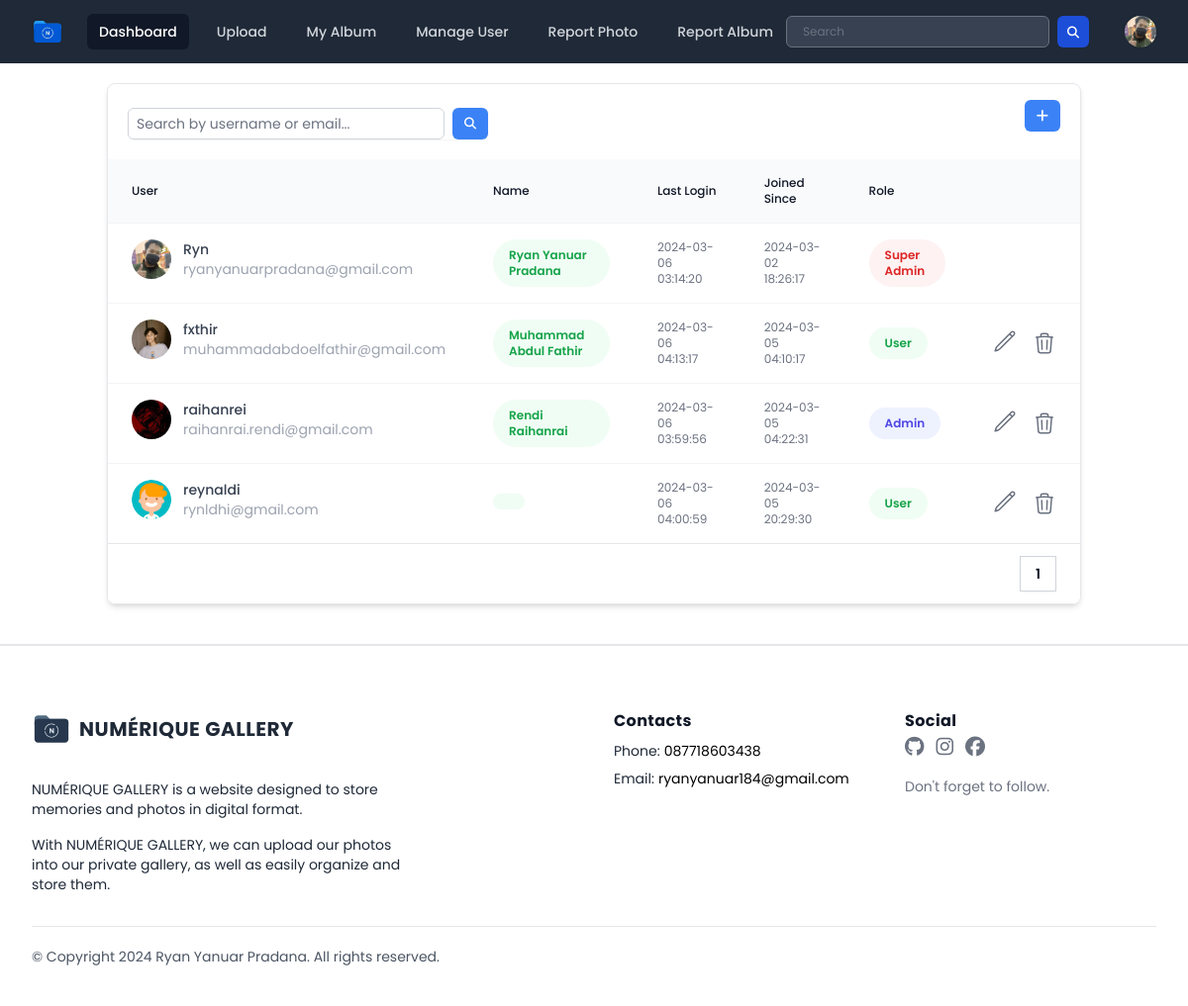
The page /public/page/admin/manage-user.php (signed in) on the database as committed earlier.
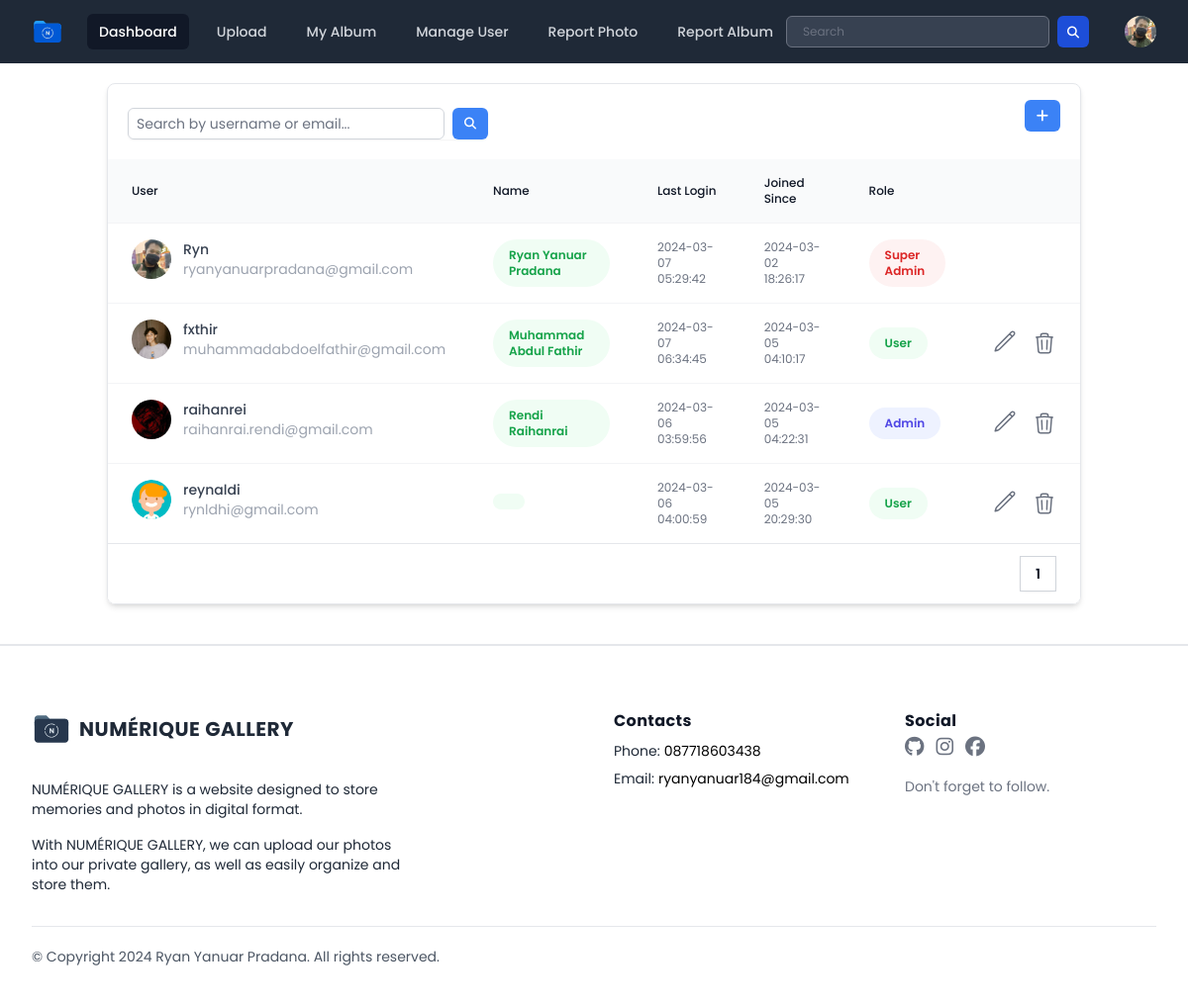
The same page on the database as committed later.
### tables this page shows
CREATE TABLE `users` (
  `userID` int(11) NOT NULL,
  `name` varchar(255) DEFAULT NULL,
  `username` varchar(50) NOT NULL,
  `password` varchar(255) NOT NULL,
  `email` varchar(100) NOT NULL,
  `access_level` varchar(50) DEFAULT 'user',
  `last_login` datetime DEFAULT NULL,
  `createdAt` timestamp NOT NULL DEFAULT current_timestamp(),
  `profile_photo` varchar(255) DEFAULT 'default_profile.svg'
);

### public/page/admin/manage-user.php (the view, shortened to what the rows shown need)
<?php
include "../../../database/koneksi.php";
$username = $_SESSION["username"];
$query = "SELECT * FROM users WHERE username = '$username'";
$result = mysqli_query($conn, $query);
if ($result && mysqli_num_rows($result) > 0) {
    $row = mysqli_fetch_assoc($result);
    $profile_photo = $row['profile_photo'];
} else {
    echo "Error: " . mysqli_error($conn);
    exit();
}
$rowsPerPage = 5;
$current_page = isset($_GET['page']) ? $_GET['page'] : 1;
$offset = ($current_page - 1) * $rowsPerPage;
?>
<!DOCTYPE html>
<html lang="en">
<head>
    <link rel="stylesheet" href="../../css/output.css">
    <link rel="stylesheet" href="../../css/style.css">
    <link rel="stylesheet" href="../../css/all.min.css">
    <link rel="stylesheet" href="../../css/fontawesome.min.css">
</head>
<body class="h-screen overflow-x-hidden font-poppins">
    <div x-data="{ open: false, profileMenuOpen: false }">
        <nav class="bg-gray-800">
            <div class="mx-auto max-w-7xl px-2 sm:px-6 lg:px-8">
                <div class="relative flex h-16 items-center justify-between">
                    <div class="flex items-center">
                        <div class="absolute inset-y-0 right-0 flex items-center pr-2 sm:static sm:inset-auto sm:ml-6 sm:pr-0">
                            <div class="relative ml-3">
                                <div>
                                    <button @click="profileMenuOpen = !profileMenuOpen" type="button" class="relative flex rounded-full bg-gray-800 text-sm focus:outline-none focus:ring-2 focus:ring-white focus:ring-offset-2 focus:ring-offset-gray-800" id="user-menu-button" aria-expanded="false" aria-haspopup="true">
                                        <span class="absolute -inset-1.5"></span>
                                        <img class="h-8 w-8 rounded-full" src="../../../database/uploads/<?= $profile_photo ?>" alt="<?= $row['username'] ?> profile photo">
                                    </button>
                                </div>
                            </div>
                        </div>
                    </div>
                </div>
            </div>
        </nav>
    </div>
    <div class="container mx-auto ">
        <div class="overflow-hidden rounded-lg border border-gray-200 shadow-md m-5">
            <div class="overflow-x-auto">
                <table class="w-full border-collapse bg-white text-left text-xs text-gray-500">
                    <thead class="bg-gray-50">
                        <tr>
                            <th scope="col" class="px-6 py-4 font-medium text-gray-900">User</th>
                            <th scope="col" class="px-6 py-4 font-medium text-gray-900">Name</th>
                            <th scope="col" class="px-6 py-4 font-medium text-gray-900">Last Login</th>
                            <th scope="col" class="px-6 py-4 font-medium text-gray-900">Joined Since</th>
                            <th scope="col" class="px-6 py-4 font-medium text-gray-900">Role</th>
                            <th scope="col" class="px-6 py-4 font-medium text-gray-900"></th>
                        </tr>
                    </thead>
                    <tbody class="divide-y divide-gray-100 border-t border-gray-100">
                        <?php
                        $queryUser = "SELECT * FROM users LIMIT $rowsPerPage OFFSET $offset";
                        $resultUser = mysqli_query($conn, $queryUser);
                        if ($resultUser && mysqli_num_rows($resultUser) > 0) {
                            while ($row = mysqli_fetch_assoc($resultUser)) {
                                $profile_photo_User = $row['profile_photo'];
                                $usernameUser = $row['username'];
                                $iduser = $row['userID'];
                                $email = $row['email'];
                                $name = $row['name'];
                                $role = $row['access_level'];
                                $createdAt = $row['createdAt'];
                                $lastLogin = $row['last_login'];
                        ?>
                                <tr class="hover:bg-gray-50">
                                    <th class="flex gap-3 px-6 py-4 font-normal text-gray-900">
                                        <div class="relative h-10 w-10">
                                            <img class="h-full w-full rounded-full object-cover object-center" src="../../../database/uploads/<?= $profile_photo_User ?>" alt="" />
                                        </div>
                                        <div class="text-sm">
                                            <div class="font-medium text-gray-700"><?= $usernameUser ?></div>
                                            <div class="text-gray-400"><?= $email ?></div>
                                        </div>
                                    </th>
                                    <td class="px-6 py-4">
                                        <span class="inline-flex items-center w-auto gap-1 rounded-full bg-green-50 px-4 py-2 text-xs font-semibold text-green-600">
                                            <?= $name ?>
                                        </span>
                                    </td>
                                    <td class="px-6 py-4"><?= $lastLogin ?></td>
                                    <td class="px-6 py-4"><?= $createdAt ?></td>
                                    <td class="px-6 py-4">
                                        <div class="flex gap-2">
                                            <?php if ($role === 'admin') : ?>
                                                <span class="inline-flex items-center gap-1 rounded-full bg-indigo-50 px-4 py-2 text-xs font-semibold text-indigo-600">
                                                    Admin
                                                </span>
                                            <?php elseif ($role === 'user') : ?>
                                                <span class="inline-flex items-center gap-1 rounded-full bg-green-50 px-4 py-2 text-xs font-semibold text-green-600">
                                                    User
                                                </span>
                                            <?php elseif ($role === "super_admin") : ?>
                                                <span class="inline-flex items-center gap-1 rounded-full bg-red-50 px-4 py-2 text-xs font-semibold text-red-600">
                                                    Super Admin
                                                </span>
                                            <?php endif; ?>
                                        </div>
                                    </td>
                                    <td class="px-6 py-4">
                                        <div class="flex justify-end gap-4">
                                            <?php if ($role === 'admin' || $role === 'user') : ?>
                                                <form action="manage-user.php" method="get">
                                                    <button type="submit" name="userID" onclick="togglePopup()" value="<?= $iduser ?>" class="hover:text-sky-600" x-data="{ tooltip: 'Edit' }">
                                                    </button>
                                                </form>
                                                <?php
                                                $usernameSession = $_SESSION['username'];
                                                ?>
                                                <?php if ($usernameSession === $usernameUser) : ?>
                                                    <div></div>
                                                <?php else : ?>
                                                    <button onclick="toggleUserPopup()" id="deleteUserButton" class="hover:text-red-600" onclick="return confirm('Are you sure you want to delete this album? This action cannot be undone.')">
                                                    </button>
                                                <?php endif; ?>
                                            <?php elseif ($role === 'super_admin') : ?>
                                                <div></div>
                                            <?php endif; ?>
                                        </div>
                                    </td>
                                </tr>
                            <?php
                            }
                        } else {
                            ?>
                            <tr>
                                <td colspan="5" class="text-center py-4">No users found.</td>
                            </tr>
                        <?php
                        }
                        ?>
                    </tbody>
                </table>
            </div>
        </div>
    </div>
</body>
</html>

Rows that differ between the two databases and show on the page:
changed users "Ryn": last_login "2024-03-06 03:14:20" → "2024-03-07 05:29:42"
changed users "fxthir": last_login "2024-03-06 04:13:17" → "2024-03-07 06:34:45"
